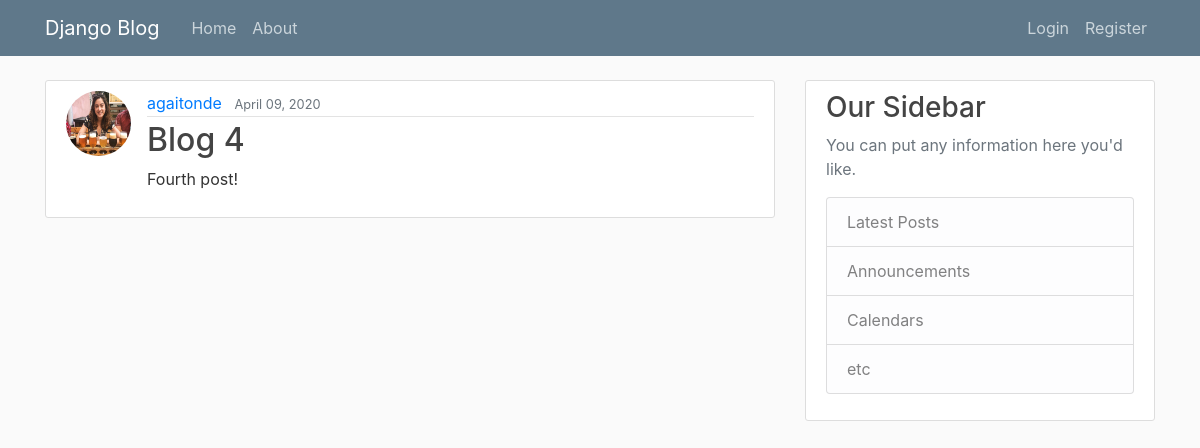
The app's page /post/4/ with its own data.
### main/models.py (models this page shows, shortened)
class Post(models.Model):
    title = models.CharField(max_length = 100) # Limited length title field
    content = models.TextField() # Unlimited length (multiple lines) text field
    date_posted = models.DateTimeField(default = timezone.now) # 'now' is a function within timezone, but we don't want to call it yet, hence no ()
    author = models.ForeignKey(User, on_delete = models.CASCADE) # Join to users table on authors field using foreign key mapping. on_delete arg means that if a user is deleted, their post is also deleted

### users/models.py (models this page shows, shortened)
class Profile(models.Model):
    user = models.OneToOneField(User, on_delete=models.CASCADE)
    image = models.ImageField(default='default.jpg', upload_to='profile_pics')

### main/views.py (the view)
# urls.py: path('post/<int:pk>/', PostDetailView.as_view(), name='post-detail'), # vbl name pk was used because this is what DetailView expects by default
class PostDetailView(DetailView):
    model = Post

### main/templates/main/post_detail.html (shortened to what this page needs)
{% extends 'main/base.html' %}
{% block content %}
<article class="media content-section">
    <img class="rounded-circle article-img" src="{{ object.author.profile.image.url }}">
    <div class="media-body">
        <div class="article-metadata">
            <a class="mr-2" href="#">{{ object.author }}</a>
            <small class="text-muted">{{ object.date_posted|date:"F d, Y" }}</small>
        </div>
        <h2 class="article-title">{{ object.title }}</h2>
        <p class="article-content">{{ object.content }}</p>
    </div>
</article>
{% endblock content %}

### main/static/main/main.css (style rules this page uses)
body { background: #fafafa; color: #333333; margin-top: 5rem; }
h1, h2, h3, h4, h5, h6 { color: #444444; }
.content-section { background: #ffffff; padding: 10px 20px; border: 1px solid #dddddd; border-radius: 3px; margin-bottom: 20px; }
.article-title { color: #444444; }
.article-content { white-space: pre-line; }
.article-img { height: 65px; width: 65px; margin-right: 16px; }
.article-metadata { padding-bottom: 1px; margin-bottom: 4px; border-bottom: 1px solid #e3e3e3 }

### records on screen
Post: author.profile.image (picture), author "agaitonde", date_posted "April 09, 2020", title "Blog 4", content "Fourth post!"
